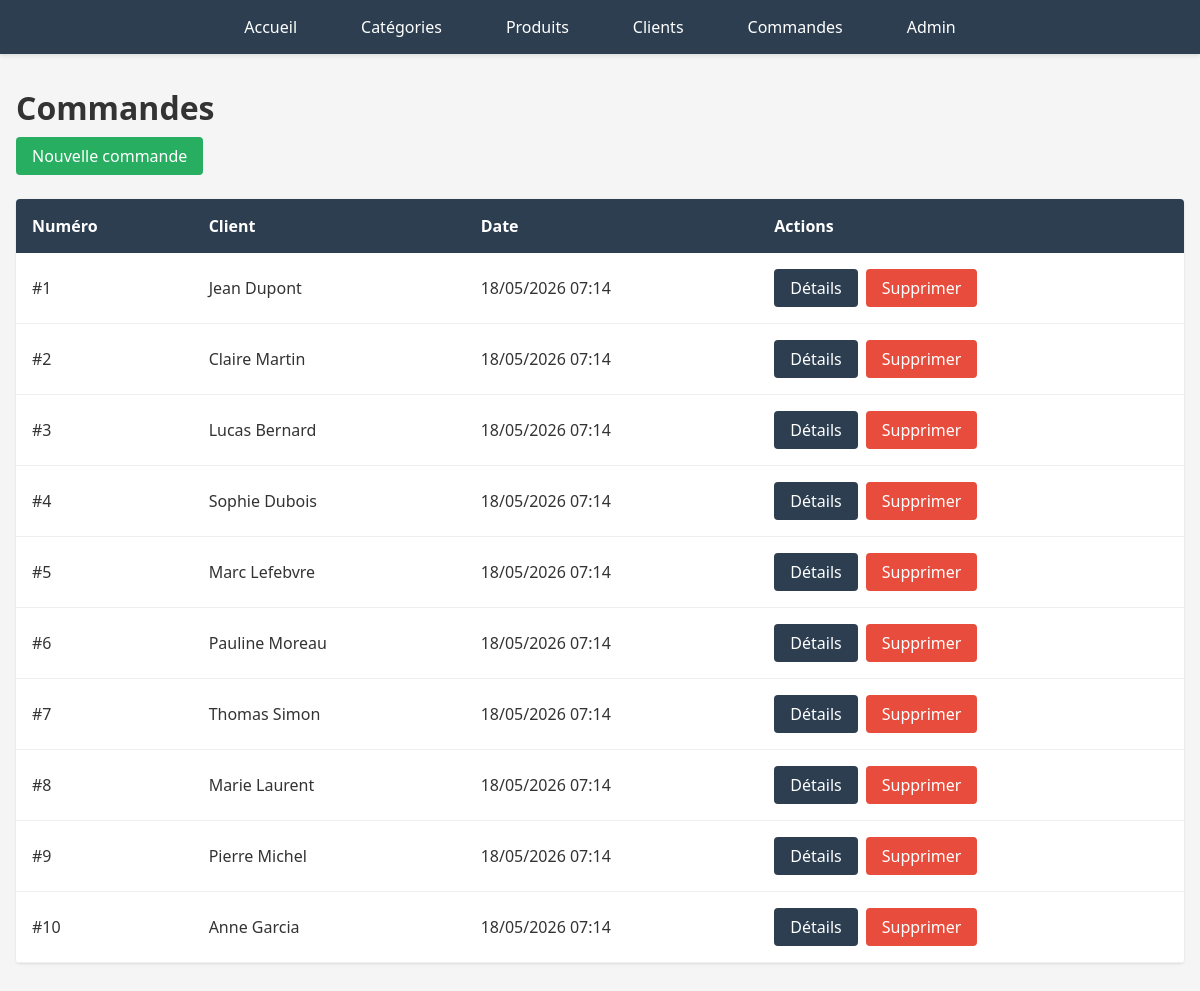
Before: /drive/commandes/ with the older database file.
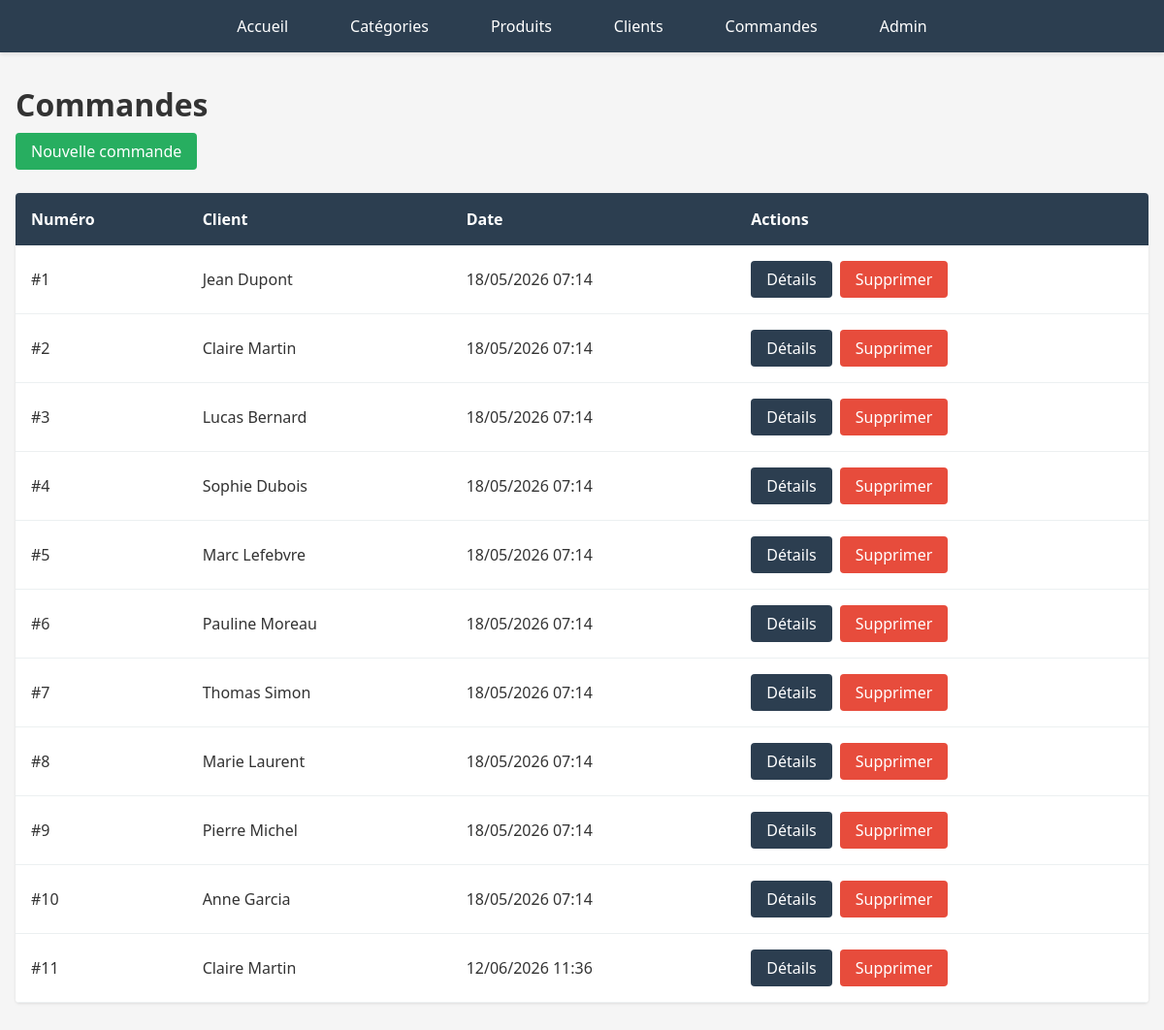
After: the same page with the newer database file.
### drive/models.py (models this page shows, shortened)
class Commande(models.Model):
    numero_commande = models.AutoField(primary_key=True)
    client = models.ForeignKey(Client, on_delete=models.CASCADE)
    date_commande = models.DateTimeField(auto_now_add=True)
    class Meta:
        db_table = 'commandes'

class Client(models.Model):
    numero_client = models.AutoField(primary_key=True)
    nom = models.CharField(max_length=100)
    prenom = models.CharField(max_length=100)
    date_inscription = models.DateField()
    adresse = models.TextField()
    class Meta:
        db_table = 'clients'

### drive/views.py (the view)
# urls.py: path('commandes/', views.commande_list, name='commande_list'),
def commande_list(request):
    return render(request, 'drive/commande/list.html', {'commandes': Commande.objects.select_related('client')})

### drive/templates/drive/commande/list.html (shortened to what this page needs)
{% extends 'drive/base.html' %}
{% block content %}
<div class="header">
    <h1>Commandes</h1>
    <a href="{% url 'commande_create' %}" class="btn btn-success">Nouvelle commande</a>
</div>
{% if commandes %}
<table class="table">
    <thead>
        <tr>
            <th>Numéro</th>
            <th>Client</th>
            <th>Date</th>
            <th>Actions</th>
        </tr>
    </thead>
    <tbody>
        {% for commande in commandes %}
        <tr>
            <td>#{{ commande.numero_commande }}</td>
            <td>{{ commande.client.prenom }} {{ commande.client.nom }}</td>
            <td>{{ commande.date_commande|date:"d/m/Y H:i" }}</td>
            <td>
                <div class="btn-group">
                    <a href="{% url 'commande_detail' commande.numero_commande %}" class="btn">Détails</a>
                    <a href="{% url 'commande_delete' commande.numero_commande %}" class="btn btn-danger">Supprimer</a>
                </div>
            </td>
        </tr>
        {% endfor %}
    </tbody>
</table>
{% else %}
<div class="empty">
    <p>Aucune commande trouvée.</p>
    <a href="{% url 'commande_create' %}" class="btn btn-success">Créer une commande</a>
</div>
{% endif %}
{% endblock %}

Changed rows visible on the page:
added Commande: numero_commande "11", client.prenom "Claire", client.nom "Martin", date_commande "12/06/2026 11:36"
